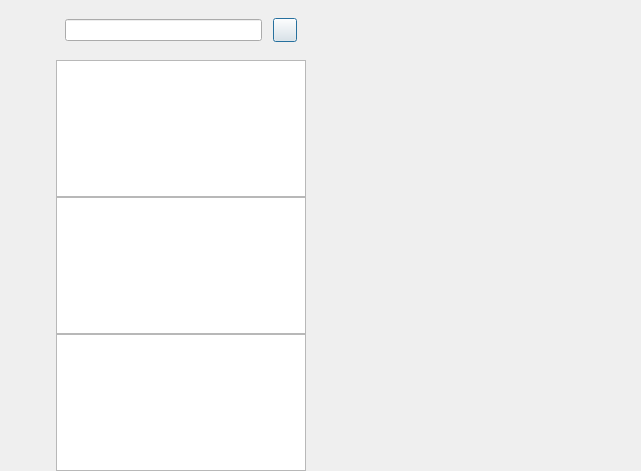
<?xml version="1.0" encoding="UTF-8"?>
<ui version="4.0">
 <class>ChatDialog</class>
 <widget class="QDialog" name="ChatDialog">
  <property name="geometry">
   <rect>
    <x>0</x>
    <y>0</y>
    <width>641</width>
    <height>471</height>
   </rect>
  </property>
  <property name="windowTitle">
   <string>Dialog</string>
  </property>
  <layout class="QHBoxLayout" name="horizontalLayout">
   <property name="spacing">
    <number>0</number>
   </property>
   <property name="leftMargin">
    <number>0</number>
   </property>
   <property name="topMargin">
    <number>0</number>
   </property>
   <property name="rightMargin">
    <number>0</number>
   </property>
   <property name="bottomMargin">
    <number>0</number>
   </property>
   <item>
    <widget class="QWidget" name="side_bar" native="true">
     <property name="sizePolicy">
      <sizepolicy hsizetype="Fixed" vsizetype="Expanding">
       <horstretch>0</horstretch>
       <verstretch>0</verstretch>
      </sizepolicy>
     </property>
     <property name="minimumSize">
      <size>
       <width>56</width>
       <height>0</height>
      </size>
     </property>
     <property name="maximumSize">
      <size>
       <width>56</width>
       <height>16777215</height>
      </size>
     </property>
     <layout class="QVBoxLayout" name="verticalLayout">
      <property name="leftMargin">
       <number>10</number>
      </property>
      <property name="topMargin">
       <number>30</number>
      </property>
      <property name="rightMargin">
       <number>0</number>
      </property>
      <property name="bottomMargin">
       <number>0</number>
      </property>
      <item>
       <widget class="QWidget" name="widget" native="true">
        <layout class="QVBoxLayout" name="verticalLayout_3">
         <property name="spacing">
          <number>30</number>
         </property>
         <property name="leftMargin">
          <number>0</number>
         </property>
         <property name="topMargin">
          <number>0</number>
         </property>
         <property name="rightMargin">
          <number>0</number>
         </property>
         <property name="bottomMargin">
          <number>0</number>
         </property>
         <item>
          <widget class="QLabel" name="side_chat_lb">
           <property name="minimumSize">
            <size>
             <width>30</width>
             <height>30</height>
            </size>
           </property>
           <property name="maximumSize">
            <size>
             <width>30</width>
             <height>30</height>
            </size>
           </property>
           <property name="text">
            <string/>
           </property>
          </widget>
         </item>
         <item>
          <widget class="QLabel" name="side_concat_lb">
           <property name="text">
            <string/>
           </property>
          </widget>
         </item>
         <item>
          <widget class="QLabel" name="side_head_lb">
           <property name="text">
            <string/>
           </property>
          </widget>
         </item>
        </layout>
       </widget>
      </item>
      <item>
       <spacer name="verticalSpacer">
        <property name="orientation">
         <enum>Qt::Vertical</enum>
        </property>
        <property name="sizeHint" stdset="0">
         <size>
          <width>20</width>
          <height>40</height>
         </size>
        </property>
       </spacer>
      </item>
     </layout>
    </widget>
   </item>
   <item>
    <widget class="QWidget" name="chat_user_wid" native="true">
     <property name="maximumSize">
      <size>
       <width>250</width>
       <height>16777215</height>
      </size>
     </property>
     <layout class="QVBoxLayout" name="verticalLayout_2">
      <property name="spacing">
       <number>0</number>
      </property>
      <property name="leftMargin">
       <number>0</number>
      </property>
      <property name="topMargin">
       <number>0</number>
      </property>
      <property name="rightMargin">
       <number>0</number>
      </property>
      <property name="bottomMargin">
       <number>0</number>
      </property>
      <item>
       <widget class="QWidget" name="search_wid" native="true">
        <property name="minimumSize">
         <size>
          <width>0</width>
          <height>60</height>
         </size>
        </property>
        <property name="maximumSize">
         <size>
          <width>16777215</width>
          <height>60</height>
         </size>
        </property>
        <layout class="QHBoxLayout" name="horizontalLayout_2">
         <item>
          <widget class="CustomizeEdit" name="search_edit"/>
         </item>
         <item>
          <spacer name="horizontalSpacer">
           <property name="orientation">
            <enum>Qt::Horizontal</enum>
           </property>
           <property name="sizeType">
            <enum>QSizePolicy::Fixed</enum>
           </property>
           <property name="sizeHint" stdset="0">
            <size>
             <width>5</width>
             <height>20</height>
            </size>
           </property>
          </spacer>
         </item>
         <item>
          <widget class="ClickedBtn" name="add_btn">
           <property name="minimumSize">
            <size>
             <width>24</width>
             <height>24</height>
            </size>
           </property>
           <property name="maximumSize">
            <size>
             <width>24</width>
             <height>24</height>
            </size>
           </property>
           <property name="text">
            <string/>
           </property>
          </widget>
         </item>
        </layout>
       </widget>
      </item>
      <item>
       <widget class="QListWidget" name="search_list"/>
      </item>
      <item>
       <widget class="ChatUserList" name="chat_user_list"/>
      </item>
      <item>
       <widget class="QListWidget" name="con_user_list"/>
      </item>
     </layout>
    </widget>
   </item>
   <item>
    <widget class="QStackedWidget" name="stackedWidget">
     <widget class="ChatPage" name="chat_page"/>
     <widget class="QWidget" name="friend_apply_page"/>
    </widget>
   </item>
  </layout>
 </widget>
 <customwidgets>
  <customwidget>
   <class>ClickedBtn</class>
   <extends>QPushButton</extends>
   <header location="global">clickedbtn.h</header>
  </customwidget>
  <customwidget>
   <class>CustomizeEdit</class>
   <extends>QLineEdit</extends>
   <header location="global">customizeedit.h</header>
  </customwidget>
  <customwidget>
   <class>ChatUserList</class>
   <extends>QListWidget</extends>
   <header location="global">chatuserlist.h</header>
  </customwidget>
  <customwidget>
   <class>ChatPage</class>
   <extends>QWidget</extends>
   <header location="global">chatpage.h</header>
   <container>1</container>
  </customwidget>
 </customwidgets>
 <resources/>
 <connections/>
</ui>
